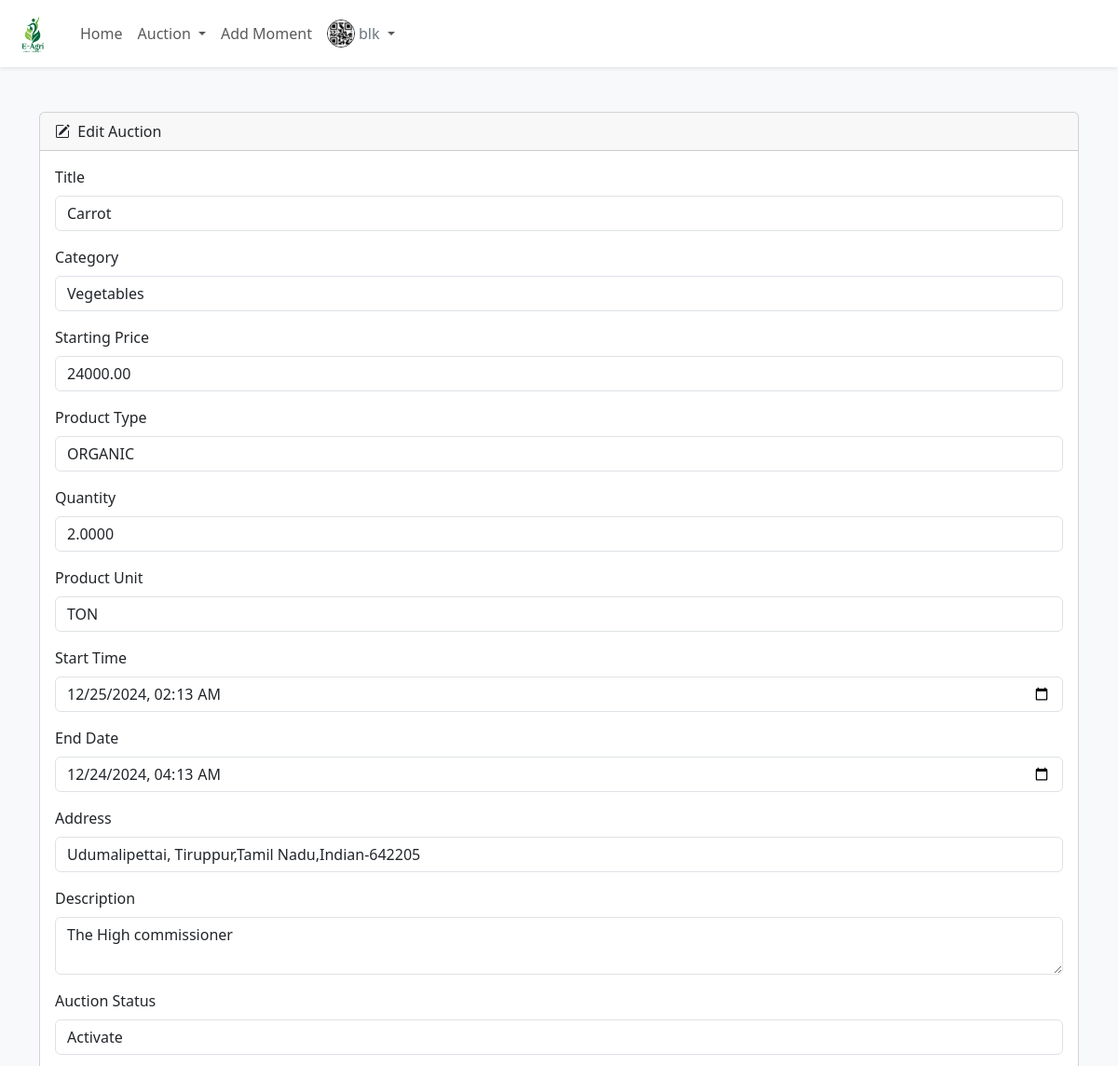
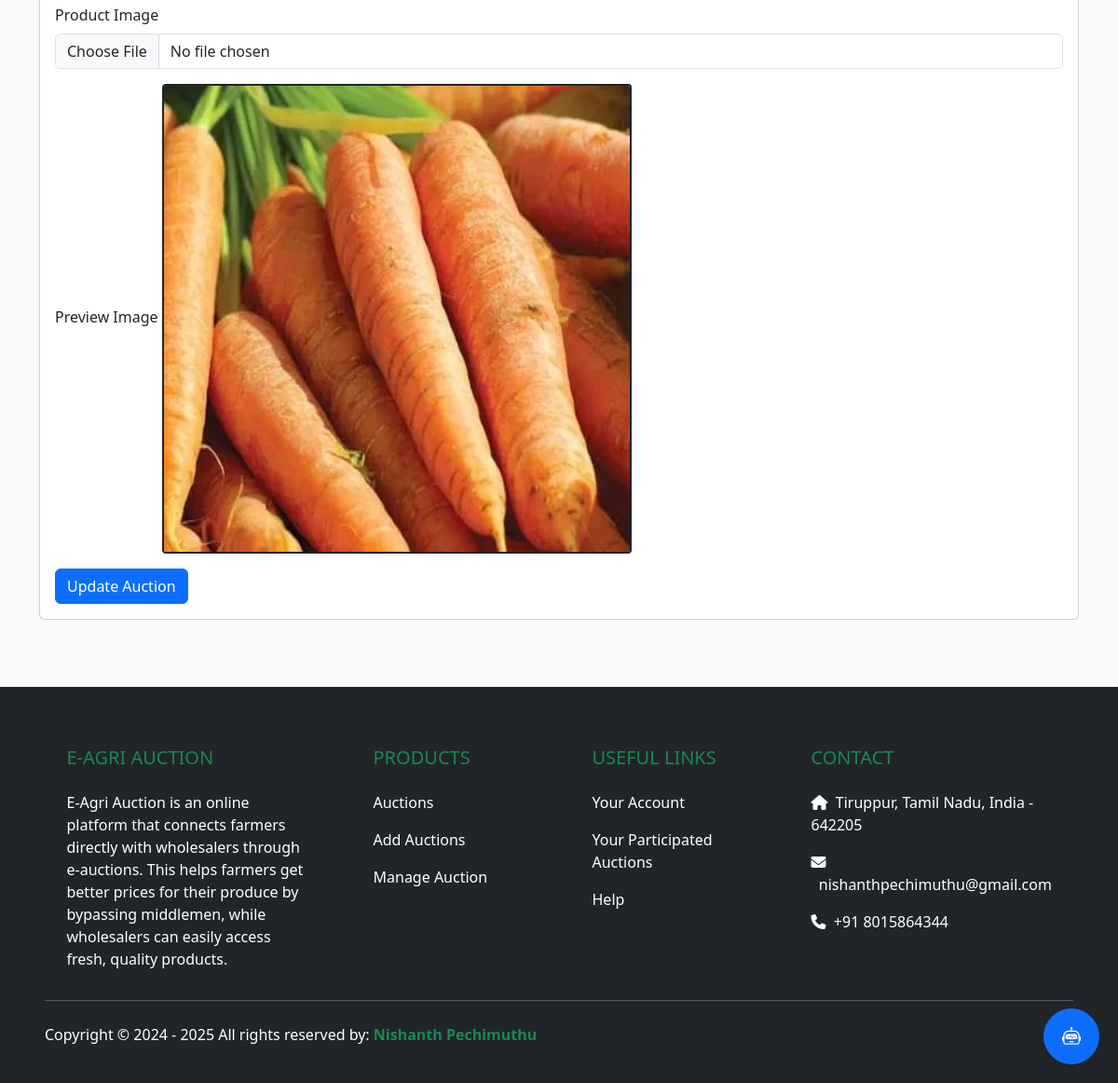
/public/edit-auction.php?auctionId=2 (signed in), run on the app's committed database (2 pictures, top to bottom).
### tables this page shows
CREATE TABLE `users` (
  `userId` int(11) NOT NULL,
  `userName` varchar(100) NOT NULL,
  `userFirstName` varchar(100) DEFAULT NULL,
  `userLastName` varchar(100) DEFAULT NULL,
  `userEmail` varchar(100) NOT NULL,
  `userPassword` varchar(255) NOT NULL,
  `userPhone` varchar(100) DEFAULT NULL,
  `userAddress` varchar(250) DEFAULT NULL,
  `userProfileImg` varchar(300) DEFAULT 'profile.webp',
  `userAccountNo` varchar(30) DEFAULT NULL,
  `userRole` enum('user','admin') NOT NULL DEFAULT 'user',
  `userStatus` enum('activate','deactivate','suspend') DEFAULT 'activate',
  `createdAt` timestamp NOT NULL DEFAULT current_timestamp()
);

CREATE TABLE `auctions` (
  `auctionId` int(11) NOT NULL,
  `auctionTitle` varchar(200) NOT NULL,
  `auctionStartPrice` decimal(10,2) NOT NULL,
  `auctionStartDate` timestamp NOT NULL DEFAULT current_timestamp() ON UPDATE current_timestamp(),
  `auctionEndDate` timestamp NOT NULL DEFAULT '0000-00-00 00:00:00',
  `auctionProductImg` varchar(300) NOT NULL,
  `auctionProductType` enum('organic','hybrid') NOT NULL,
  `auctionProductQuantity` decimal(10,4) NOT NULL,
  `auctionProductUnit` enum('kg','ton','nos') NOT NULL,
  `auctionAddress` varchar(300) NOT NULL,
  `auctionDescription` longtext NOT NULL,
  `auctionCategoryId` int(11) NOT NULL,
  `auctionCreatedBy` int(11) NOT NULL,
  `auctionStatus` enum('activate','deactivate','suspend') DEFAULT 'activate',
  `createdAt` timestamp NOT NULL DEFAULT current_timestamp()
);

CREATE TABLE `categories` (
  `categoryId` int(11) NOT NULL,
  `categoryName` varchar(100) NOT NULL,
  `categoryImg` varchar(300) NOT NULL,
  `categoryStatus` enum('activate','deactivate','suspend') NOT NULL DEFAULT 'activate',
  `createdAt` timestamp NOT NULL DEFAULT current_timestamp()
);

### includes/functions.php (called while the page is built, shortened)
<?php
include 'db.php';
function getAuctionById($auction_id) {
    global $pdo;
    $stmt = $pdo->prepare("SELECT * FROM auctions WHERE auctionId = :auction_id");
    $stmt->execute(['auction_id' => $auction_id]);
    return $stmt->fetch(PDO::FETCH_ASSOC);
}
function getCategories() {
    global $pdo;
    $stmt = $pdo->prepare("SELECT * FROM categories");
    $stmt->execute();
    return $stmt->fetchAll(PDO::FETCH_ASSOC);
}
function getUserImg($user_id) {
    global $pdo;
    $stmt = $pdo->prepare("SELECT userProfileImg FROM users WHERE userId = :user_id");
    $stmt->execute(['user_id' => $user_id]);
    $result = $stmt->fetch(PDO::FETCH_ASSOC);
    return $result['userProfileImg'] ?? null;
}
?>

### public/edit-auction.php (the view, shortened to what this page needs)
<?php
include("navbar.php");
$auctionId = $_GET['auctionId'] ?? null;
$auction = getAuctionById($auctionId);
$categories = getCategories();
?>
<!DOCTYPE html>
<html lang="en">
<head>
</head>
<body>
  <div class="container py-5">
    <div class="card mb-4">
      <div class="card-header">
        <i class="bi bi-pencil-square"></i>&nbsp;
        Edit Auction
      </div>
      <div class="card-body">
        <form id="auctionForm" action="edit-auction.php?auctionId=<?= $auctionId ?>" method="POST" enctype="multipart/form-data">
          <div class="mb-3">
            <label for="title" class="form-label">Title</label>
            <input type="text" id="title" name="title" value="<?= htmlspecialchars($auction['auctionTitle']) ?>" required class="form-control">
          </div>
          <div class="mb-3">
            <label for="category" class="form-label">Category</label>
            <select id="category" name="category" class="form-control" required>
              <?php foreach ($categories as $category): ?>
              <option value="<?= htmlspecialchars($category['categoryId']) ?>" <?=$auction['auctionCategoryId'] == $category['categoryId'] ? 'selected' : '' ?>>
                <?= htmlspecialchars($category['categoryName']) ?>
              </option>
              <?php endforeach; ?>
            </select>
          </div>
          <div class="mb-3">
            <label for="start_price" class="form-label">Starting Price</label>
            <input type="number" id="start_price" name="start_price" value="<?= htmlspecialchars($auction['auctionStartPrice']) ?>" required class="form-control">
          </div>
          <div class="mb-3">
            <label for="product_type" class="form-label">Product Type</label>
            <select id="product_type" name="product_type" class="form-control" required>
              <option value="organic" <?=$auction["auctionProductType"] == 'organic' ? 'selected' : '' ?>>
                ORGANIC
              </option>
            </select>
          </div>
          <div class="mb-3">
            <label for="product_quantity" class="form-label">Quantity</label>
            <input type="number" id="product_quantity" name="product_quantity" value="<?= htmlspecialchars($auction['auctionProductQuantity']) ?>" required class="form-control">
          </div>
          <div class="mb-3">
            <label for="product_unit" class="form-label">Product Unit</label>
            <select id="product_unit" name="product_unit" class="form-control" required>
              <option value="ton" <?=$auction["auctionProductUnit"] == 'ton' ? 'selected' : '' ?>>TON</option>
            </select>
          </div>
          <div class="mb-3">
            <label for="start_time" class="form-label">Start Time</label>
            <input type="datetime-local" id="start_time" name="start_time" value="<?= date('Y-m-d\TH:i', strtotime($auction['auctionStartDate'])) ?>" required class="form-control">
          </div>
          <div class="mb-3">
            <label for="end_date" class="form-label">End Date</label>
            <input type="datetime-local" id="end_date" name="end_date" value="<?= date('Y-m-d\TH:i', strtotime($auction['auctionEndDate'])) ?>" required class="form-control">
          </div>
          <div class="mb-3">
            <label for="address" class="form-label">Address</label>
            <input type="text" id="address" name="address" value="<?= htmlspecialchars($auction['auctionAddress']) ?>" required class="form-control">
          </div>
          <div class="mb-3">
            <label for="description" class="form-label">Description</label>
            <textarea id="description" name="description" required class="form-control"><?= htmlspecialchars($auction['auctionDescription']) ?></textarea>
          </div>
          <div class="mb-3">
            <label for="status" class="form-label">Auction Status</label>
            <select id="status" name="status" class="form-control" required>
              <option value="activate" <?=$auction['auctionStatus'] === 'activate' ? 'selected' : '' ?>>Activate</option>
            </select>
          </div>
          <div class="mb-3">
            <label for="productImage" class="form-label">Product Image</label>
            <input type="file" name="productImage" class="form-control" id="productImage" accept="image/*">
          </div>
          <div class="mb-3">
            <label for="imagePreview" class="form-label">Preview Image</label>
            <img id="imagePreview" src="<?= isset($auction['auctionProductImg']) ? '../images/products/' . $auction['auctionProductImg'] : '' ?>" alt="Image Preview" class="img-fluid rounded-1 border border-2 border-dark" />
        </div>
        <button type="submit" class="btn btn-primary">Update Auction</button>
      </form>
    </div>
  </div>
</div>
</body>
</html>
<?php
  include_once("./auction-chatbot.php");
  include_once("./footer.php");
?>

### public/navbar.php (shortened to what this page needs)
<!DOCTYPE html>
<html lang="en">
<head>
</head>
<body class="bg-light">
  <nav class="navbar navbar-expand-lg navbar-light bg-white shadow-sm px-2 py-1">
    <a class="navbar-brand" href="../public/auctions.php">
      <img width="54px" height="54px" src="../images/logo/android-chrome-192x192.png" alt="Logo">
    </a>
    <div class="collapse navbar-collapse" id="navbarNav">
      <ul class="navbar-nav mr-auto">
        <li class="nav-item active">
          <a class="nav-link" href="../public/auctions.php">Home</a>
        </li>
        <li class="nav-item dropdown">
          <a class="nav-link dropdown-toggle" href="#" id="navbarDropdown" role="button" data-toggle="dropdown" aria-haspopup="true" aria-expanded="false">
            Auction
          </a>
        </li>
        <li class="nav-item active">
          <a class="nav-link" href="../public/add-moments.php">Add Moment</a>
        </li>
      </ul>
      <ul class="navbar-nav ml-auto">
        <li class="nav-item dropdown">
          <?php $userImg = getUserImg($_SESSION["userId"] ?? ""); ?>
          <a class="nav-link dropdown-toggle d-flex align-items-center" href="#" id="profileDropdown" role="button" data-toggle="dropdown" aria-haspopup="true" aria-expanded="false">
            <img src="../images/profiles/<?= $userImg ?>" alt="Profile" class="rounded-circle border border-dark" width="30" height="30">
            <span class="text-secondary px-1"><?= $_SESSION["userName"]?></span>
          </a>
        </li>
      </ul>
    </div>
  </nav>
</body>
</html>

### public/footer.php (style rules this page uses)
body { display: flex; flex-direction: column; min-height: 100vh; margin: 0; }

### data on the page
users: userProfileImg (picture)
auctions: title "Carrot", category "Vegetables", start_price "24000.00", product_type "ORGANIC", product_quantity "2.0000", product_unit "TON", start_time "12/25/2024 02:13", end_date "12/24/2024 04:13", address "Udumalipettai, Tiruppur,Tamil Nadu,Indian-642205", description "The High commissioner", status "Activate", auctionProductImg (picture)

### other printed values
$_SESSION["userName"] "blk"
